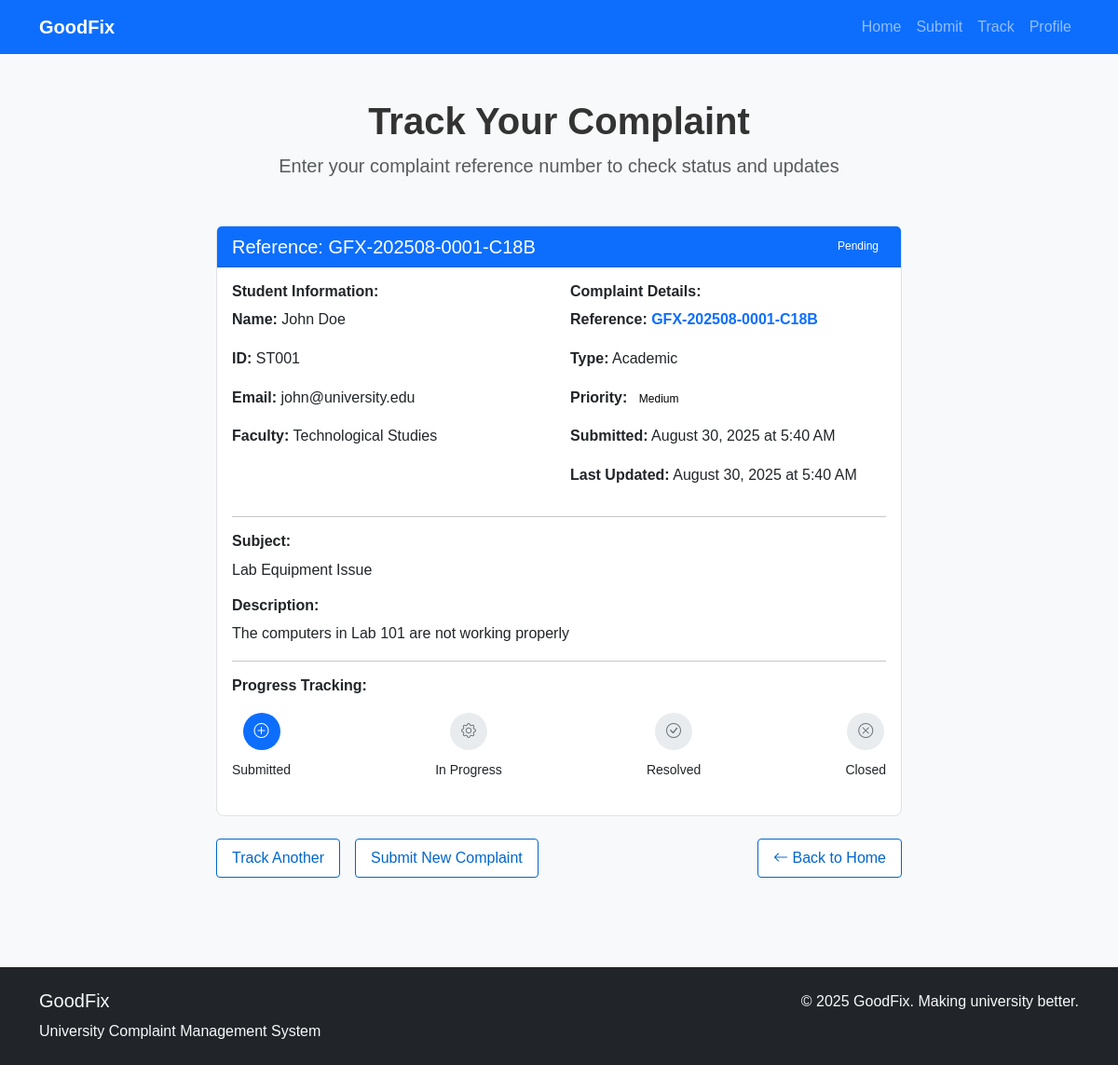
The app's page /user/track_complaint.php?id=1, older data.
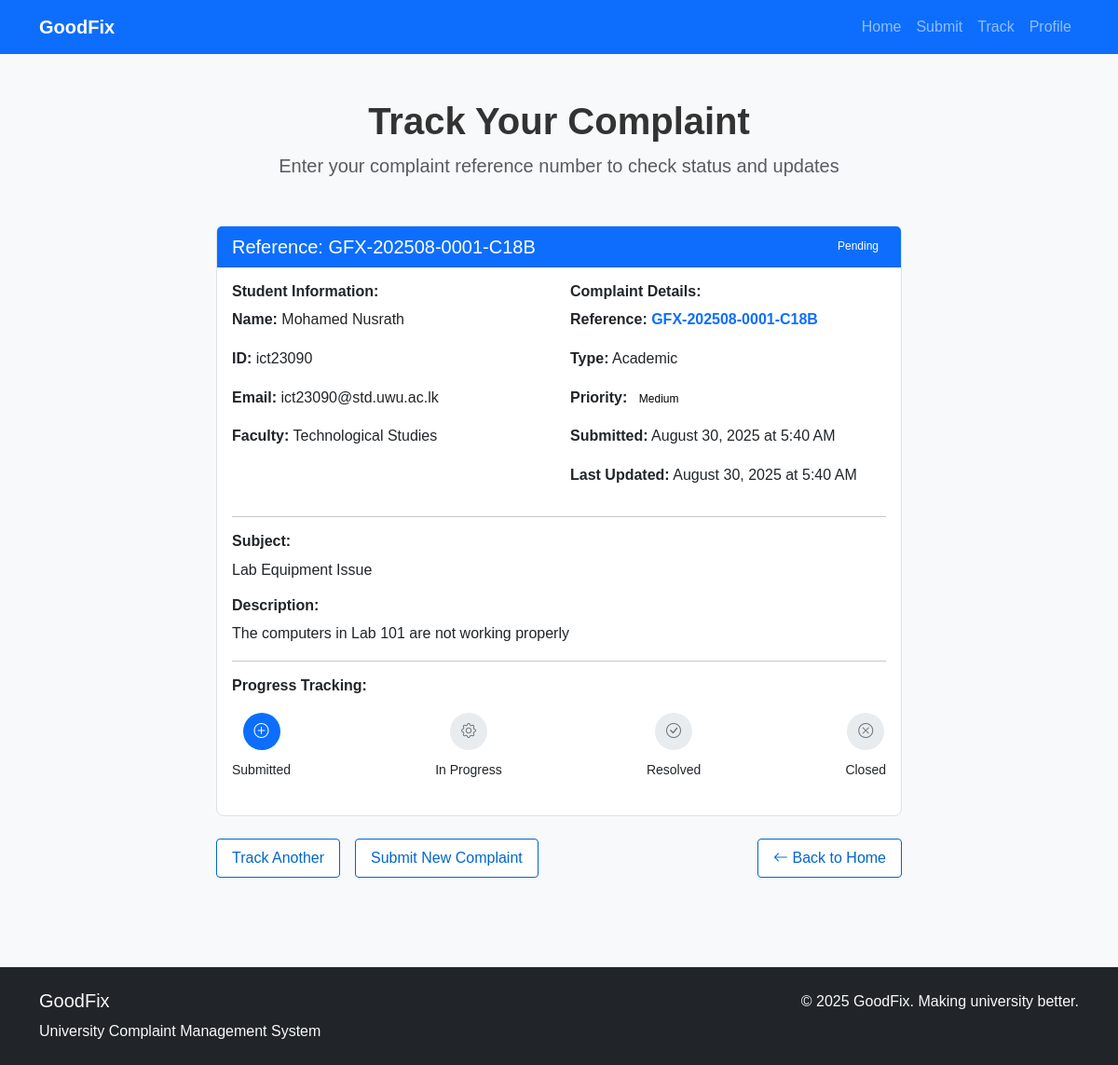
The same page, newer data.
### tables this page shows
CREATE TABLE complaints (
    id INT PRIMARY KEY AUTO_INCREMENT,
    student_name VARCHAR(100) NOT NULL,
    student_id VARCHAR(20) NOT NULL,
    email VARCHAR(100) NOT NULL,
    faculty VARCHAR(50) NOT NULL,
    complaint_type VARCHAR(50) NOT NULL,
    subject VARCHAR(200) NOT NULL,
    description TEXT NOT NULL,
    status ENUM('pending', 'in_progress', 'resolved', 'closed') DEFAULT 'pending',
    priority ENUM('low', 'medium', 'high', 'urgent') DEFAULT 'medium',
    submitted_at TIMESTAMP DEFAULT CURRENT_TIMESTAMP,
    updated_at TIMESTAMP DEFAULT CURRENT_TIMESTAMP ON UPDATE CURRENT_TIMESTAMP
);

### user/track_complaint.php (the view, shortened to what the changed rows need)
<?php
include '../includes/header.php';
include '../includes/db.php';
$complaint = null;
if (isset($_GET['id'])) {
    $complaint_id = (int)$_GET['id'];
    $stmt = $pdo->prepare("SELECT * FROM complaints WHERE id = ?");
    $stmt->execute([$complaint_id]);
    $complaint = $stmt->fetch();
}
?>
<main>
    <div class="container py-5">
        <div class="row justify-content-center">
            <div class="col-lg-8">
                <div class="text-center mb-5">
                    <h1 class="fw-bold">
                      Track Your Complaint
                    </h1>
                </div>
                <?php if ($complaint): ?>
                <?php
                $year_month = date('Ym', strtotime($complaint['submitted_at']));
                $complaint_id_padded = str_pad($complaint['id'], 4, '0', STR_PAD_LEFT);
                $hash = strtoupper(substr(md5($complaint['id'] . $complaint['submitted_at'] . 'GoodFix2025'), 0, 4));
                $reference_no = 'GFX-' . $year_month . '-' . $complaint_id_padded . '-' . $hash;
                ?>
                <div class="card">
                    <div class="card-header bg-primary text-white d-flex justify-content-between align-items-center">
                        <h5 class="mb-0">
                            Reference: <?php echo $reference_no; ?>
                        </h5>
                        <span class="status text-white">
                            <?php echo ucfirst(str_replace('_', ' ', $complaint['status'])); ?>
                        </span>
                    </div>
                    <div class="card-body">
                        <div class="row">
                            <div class="col-md-6">
                                <h6 class="fw-bold">Student Information:</h6>
                                <p><strong>Name:</strong> <?php echo htmlspecialchars($complaint['student_name']); ?></p>
                                <p><strong>ID:</strong> <?php echo htmlspecialchars($complaint['student_id']); ?></p>
                                <p><strong>Email:</strong> <?php echo htmlspecialchars($complaint['email']); ?></p>
                                <p><strong>Faculty:</strong> <?php echo htmlspecialchars($complaint['faculty'] ?: 'Not specified'); ?></p>
                            </div>
                            <div class="col-md-6">
                                <h6 class="fw-bold">Complaint Details:</h6>
                                <p><strong>Reference:</strong> <span class="text-primary fw-bold"><?php echo $reference_no; ?></span></p>
                                <p><strong>Type:</strong> <?php echo htmlspecialchars($complaint['complaint_type']); ?></p>
                                <p><strong>Priority:</strong>
                                    <span class="priority">
                                        <?php echo ucfirst($complaint['priority']); ?>
                                    </span>
                                </p>
                                <p><strong>Submitted:</strong> <?php echo date('F j, Y \a\t g:i A', strtotime($complaint['submitted_at'])); ?></p>
                                <p><strong>Last Updated:</strong> <?php echo date('F j, Y \a\t g:i A', strtotime($complaint['updated_at'])); ?></p>
                            </div>
                        </div>
                        <hr>
                        <h6 class="fw-bold">Subject:</h6>
                        <p><?php echo htmlspecialchars($complaint['subject']); ?></p>
                        <h6 class="fw-bold">Description:</h6>
                        <p><?php echo nl2br(htmlspecialchars($complaint['description'])); ?></p>
                        <hr>
                        <h6 class="fw-bold">Progress Tracking:</h6>
                        <div class="progress-steps">
                            <div class="d-flex justify-content-between">
                                <div class="text-center">
                                    <div class="step-circle <?php echo ($complaint['status'] == 'pending' || $complaint['status'] == 'in_progress' || $complaint['status'] == 'resolved' || $complaint['status'] == 'closed') ? 'active' : ''; ?>">
                                        <i class="bi bi-plus-circle"></i>
                                    </div>
                                    <small>Submitted</small>
                                </div>
                                <div class="text-center">
                                    <div class="step-circle <?php echo ($complaint['status'] == 'in_progress' || $complaint['status'] == 'resolved' || $complaint['status'] == 'closed') ? 'active' : ''; ?>">
                                        <i class="bi bi-gear"></i>
                                    </div>
                                    <small>In Progress</small>
                                </div>
                                <div class="text-center">
                                    <div class="step-circle <?php echo ($complaint['status'] == 'resolved' || $complaint['status'] == 'closed') ? 'active' : ''; ?>">
                                        <i class="bi bi-check-circle"></i>
                                    </div>
                                    <small>Resolved</small>
                                </div>
                                <div class="text-center">
                                    <div class="step-circle <?php echo ($complaint['status'] == 'closed') ? 'active' : ''; ?>">
                                        <i class="bi bi-x-circle"></i>
                                    </div>
                                    <small>Closed</small>
                                </div>
                            </div>
                        </div>
                    </div>
                </div>
                <div class="text-center mt-4">
                    <div class="d-flex gap-3 justify-content-center">
                        <a href="track_complaint.php" class="btn btn-outline-primary">
                            Track Another
                        </a>
                        <a href="submit_complaint.php" class="btn btn-outline-primary">
                            Submit New Complaint
                        </a>
                        <a href="index.php" class="btn btn-outline-primary ms-auto">
                            <i class="bi bi-arrow-left"></i> Back to Home
                        </a>
                    </div>
                </div>
                <?php endif; ?>
            </div>
        </div>
    </div>
</main>
<?php include '../includes/footer.php'; ?>

Row changes from the older to the newer data that the page shows:
changed complaints "GFX-202508-0001-C18B": student_name "John Doe" → "Mohamed Nusrath"; student "ST001" → "ict23090"; email "john@university.edu" → "ict23090@std.uwu.ac.lk"
